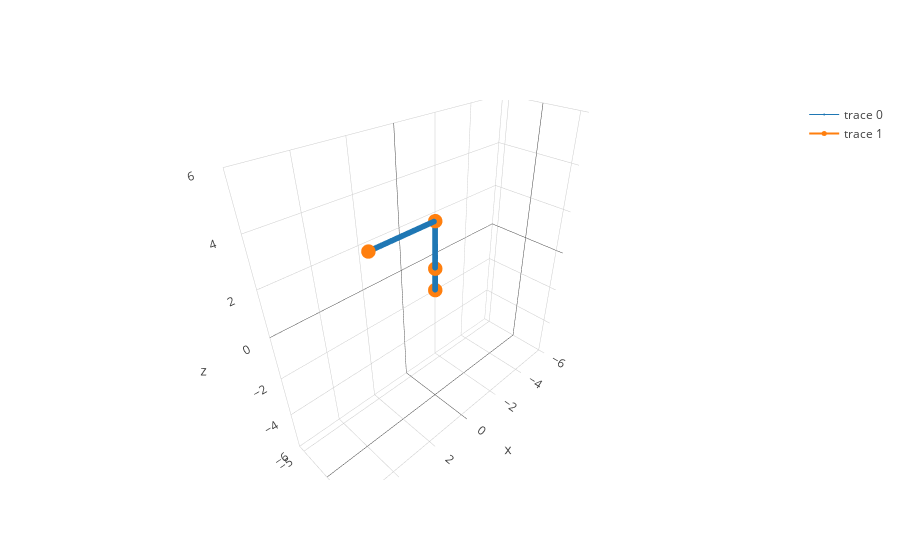

Notebook code cell kept with this figure:
### Code cell
theta = [0,0,pi/2]
kin.fwd(robot1,theta)
graphics.plotcurrpos(robot1)

### Figure 1 — Plotly figure (JSON) as saved in the notebook; plotly's stock layout.template omitted (floating-point values rounded to 4 significant figures; data arrays with more than 128 entries replaced by an {"elided": "..."} marker saying what was removed)
{"data": [{"line": {"color": "#1f77b4", "width": 1}, "marker": {"size": 2}, "type": "scatter3d", "uid": "818432c0-efdc-4c3a-831d-2b539217bcd5", "x": {"elided": "150 float values"}, "y": {"elided": "150 int values"}, "z": {"elided": "150 float values"}}, {"line": {"color": "#ff7f0e", "width": 2}, "marker": {"size": 5}, "type": "scatter3d", "uid": "b211442f-5162-4269-b4db-d3ea9132e288", "x": [0, 0, 0, 3], "y": [0, 0, 0, 0], "z": [0, 1, 3, 3]}], "layout": {"scene": {"xaxis": {"range": [-6, 6]}, "yaxis": {"range": [-6, 6]}, "zaxis": {"range": [-6, 6]}}}}
